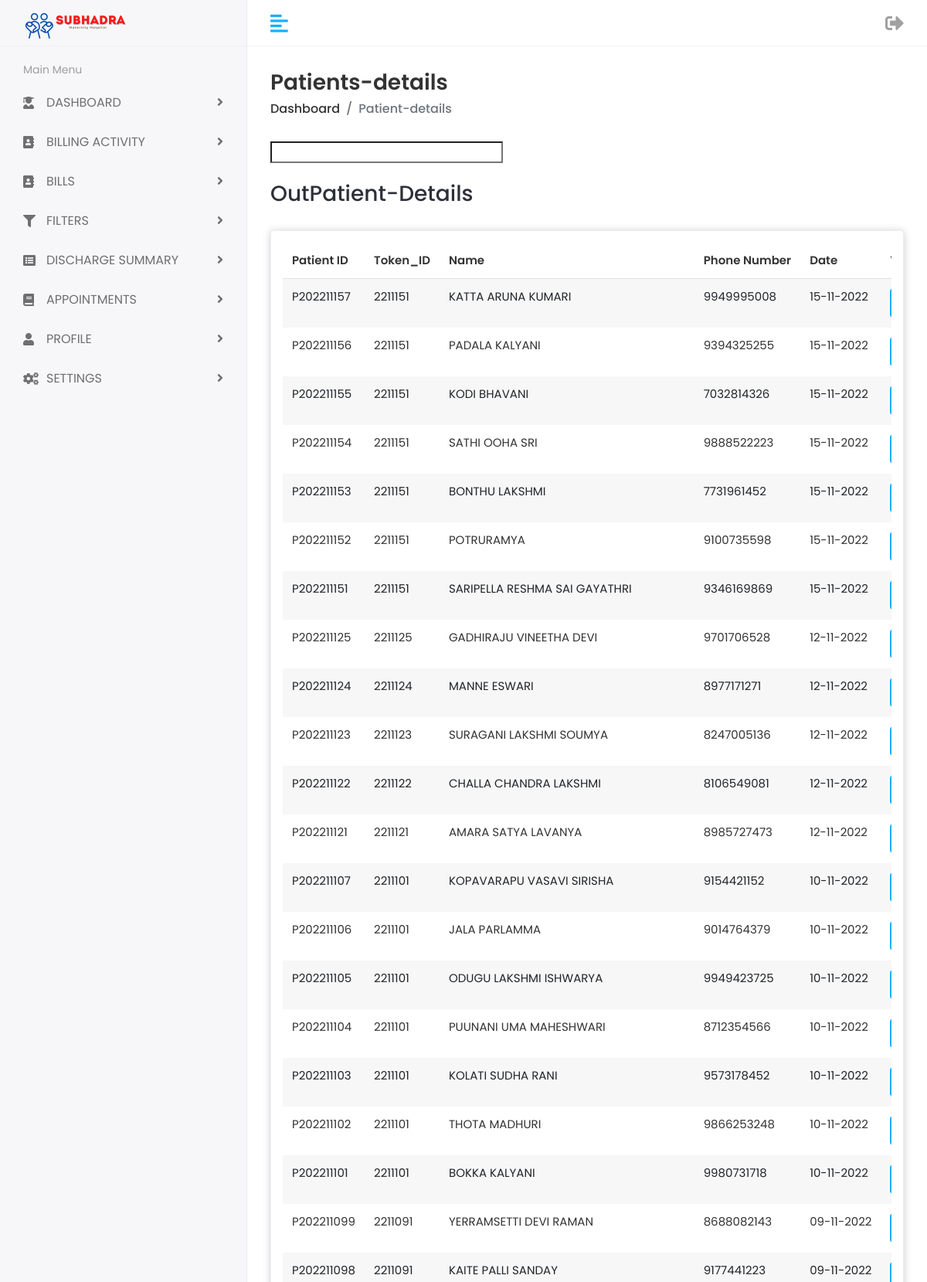
Page /patient_bdetails.php (upper part) on the committed database.
### tables this page shows
CREATE TABLE `existing_op_record` (
  `id` varchar(20) NOT NULL,
  `token_id` varchar(20) NOT NULL,
  `date` date NOT NULL,
  `dname` varchar(100) NOT NULL,
  `time` timestamp NOT NULL DEFAULT CURRENT_TIMESTAMP ON UPDATE CURRENT_TIMESTAMP
);

CREATE TABLE `patient_primary_information` (
  `id` varchar(10) NOT NULL,
  `name` varchar(500) NOT NULL,
  `dob` date NOT NULL,
  `p_age` int(3) NOT NULL,
  `gender` varchar(20) NOT NULL,
  `patient_phone_number` varchar(10) NOT NULL,
  `patient_aadhaar` varchar(12) NOT NULL,
  `caste` varchar(20) NOT NULL,
  `religion` varchar(20) NOT NULL,
  `present_address` varchar(150) NOT NULL,
  `permanent_address` varchar(150) NOT NULL,
  `patient_qualification` varchar(30) NOT NULL,
  `patient_occupation` varchar(30) NOT NULL,
  `spouse_name` varchar(100) NOT NULL,
  `spouse_contact` varchar(10) NOT NULL,
  `spose_dob` date NOT NULL,
  `spouse_age` int(3) NOT NULL,
  `spouse_gender` varchar(5) NOT NULL,
  `spouse_occupation` varchar(20) NOT NULL,
  `spouse_qualification` varchar(20) NOT NULL,
  `lmp` date NOT NULL,
  `edd` date NOT NULL,
  `pog` varchar(25) NOT NULL,
  `cardtype` varchar(20) NOT NULL,
  `socio_economic_status` varchar(20) NOT NULL,
  `spouse_aadhaar` varchar(12) NOT NULL,
  `date` timestamp NOT NULL DEFAULT CURRENT_TIMESTAMP ON UPDATE CURRENT_TIMESTAMP
);

### patient_bdetails.php (the view, shortened to what this page needs)
<?php
include 'connect.php';
$sql = mysqli_query($con,"select distinct(eor.token_id) as tid,
 eor.id as pid,eor.date as date,ppi.name as name, ppi.patient_phone_number
 as patient_phone_number,eor.time from  existing_op_record eor,
  patient_primary_information ppi where eor.id = ppi.id order by eor.time desc");
 $sql1 = mysqli_query($con,"select distinct(eor.token_id) as tid,
 eor.patient_id as pid,eor.date as date,ppi.name as name, ppi.patient_phone_number as patient_phone_number,
 eor.time from  patient_billing_details eor,
 patient_primary_information ppi where eor.patient_id = ppi.id order by eor.time desc");
?>
<!DOCTYPE html>
<html lang="en">
<head>
	<link rel="stylesheet" href="assets/plugins/bootstrap/css/bootstrap.min.css">
	<link rel="stylesheet" href="assets/plugins/fontawesome/css/fontawesome.min.css">
	<link rel="stylesheet" href="assets/plugins/fontawesome/css/all.min.css">
	<link rel="stylesheet" href="assets/plugins/datatables/datatables.min.css">
	<link rel="stylesheet" href="assets/css/style.css">
</head>
<body>
	<div class="main-wrapper"> <?php include 'menu.php'; ?>
		<div class="page-wrapper">
			<div class="content container-fluid">
				<div class="page-header">
					<div class="row">
						<div class="col">
							<h3 class="page-title">Patients-details</h3>
							<ul class="breadcrumb">
								<li class="breadcrumb-item"><a href="dashboard.php">Dashboard</a></li>
								<li class="breadcrumb-item active">Patient-details</li>
							</ul>
						</div>
					</div>
				</div>
				<input type="text" id="myInput" onkeyup="searchFun()">
				<br><br>
				<div>
					<h3>OutPatient-Details</h3>
				</div>
				<br>
				<div class="row">
					<div class="col-sm-12">
						<div class="card">
							<div class="card-body">
								<div class="table-responsive">
									<table id="myTable" class="table table-striped">
										<thead>
											<tr>
												<th>Patient ID</th>
												<th>Token_ID</th>
												<th>Name</th>
												<th>Phone Number</th>
												<th>Date</th>
												<th>View Bill</th>
											</tr>
										</thead>
										<tbody> <?php
                                                    while($run = mysqli_fetch_assoc($sql))
                                                    {
														$newDate = date("d-m-Y", strtotime($run['date']));
                                                        echo '<tr>
                                                        <td>'.$run['pid'].'</td>
                                                        <td>'.$run['tid'].'</td>
                                                        <td>'.$run['name'].'</td>
                                                        <td>'.$run['patient_phone_number'].'</td>
                                                        <td>'.$newDate.'</td>
                                                        <td><div class="actions">
														<a href="gbop.php?pid='.$run['pid'].'&tid='.$run['tid'].'&date='.$run['date'].'" class="btn btn-primary">
															<i class="fas fa-eye">VIEW BILL</i>
														</a>
														<td><div class="actions">
														<a href="patient_profile.php?pid='.$run['pid'].'" class="btn btn-primary">
															<i class="fas fa-eye">VIEW PROFILE</i>
														</a>
													    </div></td>
                                                        </tr>';
                                                    }
                                                ?> </tbody>
									</table>
								</div>
							</div>
						</div>
					</div>
				</div>
				<br>
				<br>
				<div class="row">
					<div class="col-sm-12">
						<div class="card">
							<div class="card-body">
								<div class="table-responsive">
										<tbody> <?php
                                                    while($run1 = mysqli_fetch_assoc($sql1))
                                                    {
														$newDate = date("d-m-Y", strtotime($run1['date']));
                                                        echo '<tr>
                                                        <td>'.$run1['pid'].'</td>
                                                        <td>'.$run1['tid'].'</td>
                                                        <td>'.$run1['name'].'</td>
                                                        <td>'.$run1['patient_phone_number'].'</td>
                                                        <td>'.$newDate.'</td>
                                                        <td><div class="actions">
														<a href="gb.php?pid='.$run1['pid'].'&tid='.$run1['tid'].'" class="btn btn-primary">
															<i class="fas fa-eye">VIEW BILL</i>
														</a>
													  </div><td>
													  <a href="patient_profile.php?pid='.$run1['pid'].'" class="btn btn-primary">
													  <i class="fas fa-eye">VIEW PROFILE</i>
												      </a>
												      </div></td>
                                                        </tr>';
                                                    }
                                                ?> </tbody>
</body>
</html>

### menu.php (shortened to what this page needs)
<div class="header">
    <div class="header-left">
        <a href="dashboard.php" class="logo">
            <img src="assets/img/logo.png" alt="Logo">
        </a>
    </div>
    <a href="javascript:void(0);" id="toggle_btn">
        <i class="fas fa-align-left"></i>
    </a>
     <ul class="nav user-menu">
        <li  class="nav-item dropdown has-arrow">
        <a href="logout.php"><i class="fas fa-sign-out-alt fa-2x"></i></a></li>
     </ul>
</div>
<div class="sidebar" id="sidebar">
    <div class="sidebar-inner slimscroll">
        <div id="sidebar-menu" class="sidebar-menu">
            <ul>
                <li class="menu-title">
                    <span>Main Menu</span>
                </li>
                <li class="submenu">
                    <a href="#"><i class="fas fa-user-graduate"></i> <span>DASHBOARD</span><span class="menu-arrow"></span></a>
                </li>
                <li class="submenu">
                    <a href="#"><i class="fas fa-address-book"></i> <span>BILLING ACTIVITY</span><span class="menu-arrow"></span></a>
                </li>
                <li class="submenu">
                    <a href="#"><i class="fas fa-address-book"></i> <span>BILLS</span><span class="menu-arrow"></span></a>
                </li>
                <li class="submenu">
                    <a href="#"><i class="fas fa-filter"></i><span>FILTERS</span> <span class="menu-arrow"></span></a>
                </li>
                <li class="submenu">
                    <a href="#"><i class="fa fa-list-alt"></i><span>DISCHARGE SUMMARY</span> <span class="menu-arrow"></span></a>
                </li>
                <li class="submenu">
                    <a href="#"><i class="fas fa-book"></i> <span>APPOINTMENTS</span> <span class="menu-arrow"></span></a>
                </li>
                <li class="submenu">
                    <a href="#"><i class="fas fa-user"></i><span>PROFILE</span> <span class="menu-arrow"></span></a>
                </li>
                <li class="submenu">
                    <a href="#"><i class="fas fa-cogs"></i> <span>SETTINGS</span> <span class="menu-arrow"></span></a>
                </li>
            </ul>
        </div>
    </div>
</div>

### rows in the picture
existing_op_record: id "P202211157", token "2211151", patient_primary_information.name "KATTA ARUNA KUMARI", patient_primary_information.patient_phone_number "9949995008", date "15-11-2022"
existing_op_record: id "P202211156", token "2211151", patient_primary_information.name "PADALA KALYANI", patient_primary_information.patient_phone_number "9394325255", date "15-11-2022"
existing_op_record: id "P202211155", token "2211151", patient_primary_information.name "KODI BHAVANI", patient_primary_information.patient_phone_number "7032814326", date "15-11-2022"
existing_op_record: id "P202211154", token "2211151", patient_primary_information.name "SATHI OOHA SRI", patient_primary_information.patient_phone_number "9888522223", date "15-11-2022"
existing_op_record: id "P202211153", token "2211151", patient_primary_information.name "BONTHU LAKSHMI", patient_primary_information.patient_phone_number "7731961452", date "15-11-2022"
existing_op_record: id "P202211152", token "2211151", patient_primary_information.name "POTRURAMYA", patient_primary_information.patient_phone_number "9100735598", date "15-11-2022"
existing_op_record: id "P202211151", token "2211151", patient_primary_information.name "SARIPELLA RESHMA SAI GAYATHRI", patient_primary_information.patient_phone_number "9346169869", date "15-11-2022"
existing_op_record: id "P202211125", token "2211125", patient_primary_information.name "GADHIRAJU VINEETHA DEVI", patient_primary_information.patient_phone_number "9701706528", date "12-11-2022"
existing_op_record: id "P202211124", token "2211124", patient_primary_information.name "MANNE ESWARI", patient_primary_information.patient_phone_number "8977171271", date "12-11-2022"
existing_op_record: id "P202211123", token "2211123", patient_primary_information.name "SURAGANI LAKSHMI SOUMYA", patient_primary_information.patient_phone_number "8247005136", date "12-11-2022"
existing_op_record: id "P202211122", token "2211122", patient_primary_information.name "CHALLA CHANDRA LAKSHMI", patient_primary_information.patient_phone_number "8106549081", date "12-11-2022"
existing_op_record: id "P202211121", token "2211121", patient_primary_information.name "AMARA SATYA LAVANYA", patient_primary_information.patient_phone_number "8985727473", date "12-11-2022"
existing_op_record: id "P202211107", token "2211101", patient_primary_information.name "KOPAVARAPU VASAVI SIRISHA", patient_primary_information.patient_phone_number "9154421152", date "10-11-2022"
existing_op_record: id "P202211106", token "2211101", patient_primary_information.name "JALA PARLAMMA", patient_primary_information.patient_phone_number "9014764379", date "10-11-2022"
existing_op_record: id "P202211105", token "2211101", patient_primary_information.name "ODUGU LAKSHMI ISHWARYA", patient_primary_information.patient_phone_number "9949423725", date "10-11-2022"
existing_op_record: id "P202211104", token "2211101", patient_primary_information.name "PUUNANI UMA MAHESHWARI", patient_primary_information.patient_phone_number "8712354566", date "10-11-2022"
existing_op_record: id "P202211103", token "2211101", patient_primary_information.name "KOLATI SUDHA RANI", patient_primary_information.patient_phone_number "9573178452", date "10-11-2022"
existing_op_record: id "P202211102", token "2211101", patient_primary_information.name "THOTA MADHURI", patient_primary_information.patient_phone_number "9866253248", date "10-11-2022"
existing_op_record: id "P202211101", token "2211101", patient_primary_information.name "BOKKA KALYANI", patient_primary_information.patient_phone_number "9980731718", date "10-11-2022"
existing_op_record: id "P202211099", token "2211091", patient_primary_information.name "YERRAMSETTI DEVI RAMAN", patient_primary_information.patient_phone_number "8688082143", date "09-11-2022"
existing_op_record: id "P202211098", token "2211091", patient_primary_information.name "KAITE PALLI SANDAY", patient_primary_information.patient_phone_number "9177441223", date "09-11-2022"
